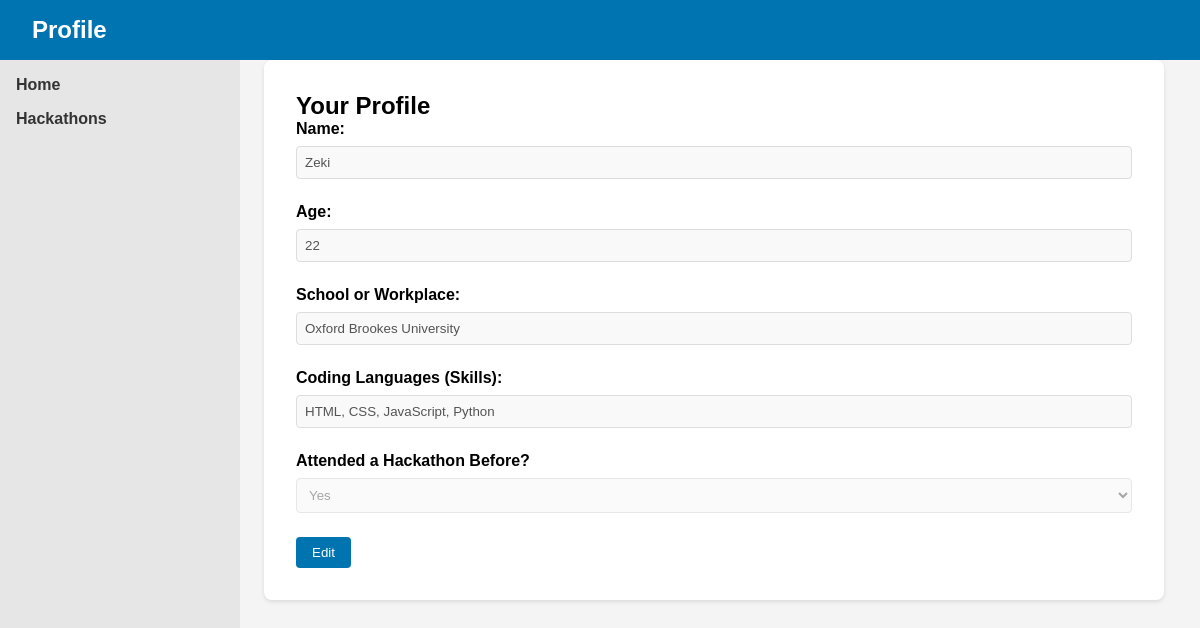
The page /profile (signed in) on the database as committed earlier.
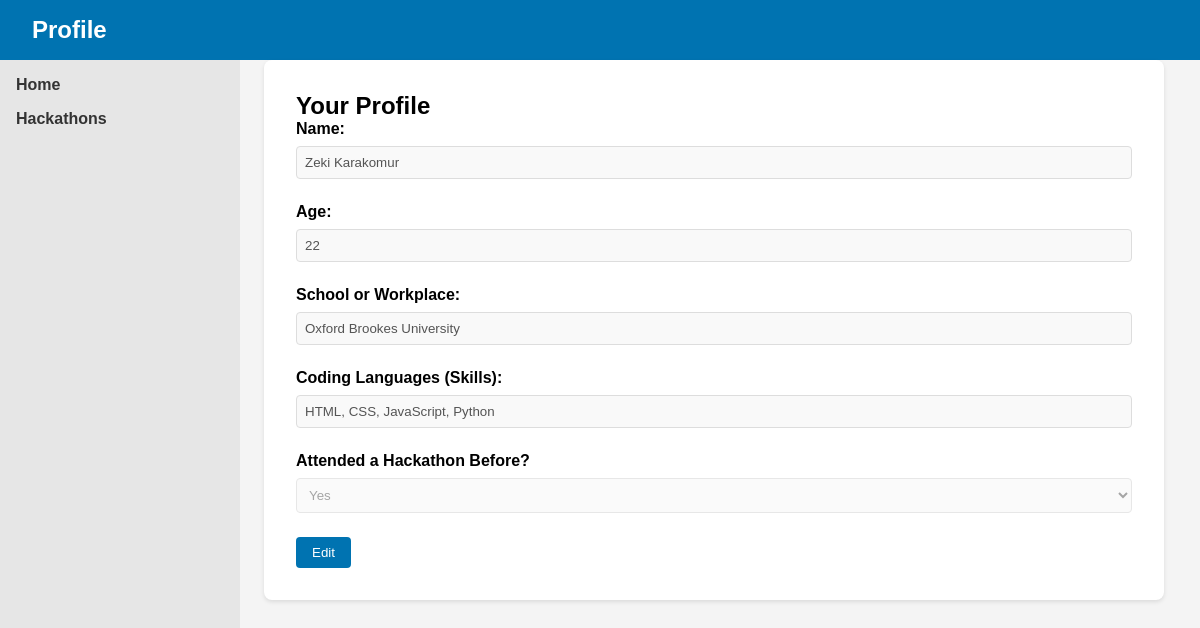
The same page on the database as committed later.
### tables this page shows
CREATE TABLE user_profiles (
    id INTEGER PRIMARY KEY AUTOINCREMENT,
    username TEXT UNIQUE,
    name TEXT,
    age INTEGER,
    school TEXT,
    skills TEXT,
    hackathon TEXT,
    FOREIGN KEY (username) REFERENCES users(username) ON DELETE CASCADE
);

### app.py (the view, shortened to what this page needs)
@app.route('/profile', methods=['GET', 'POST'])
def profile():
    if 'username' not in session:
        flash("Please log in to access your profile", "error")
        return redirect(url_for('home'))
    user_details = query_db("SELECT name, age, school, skills, hackathon FROM user_profiles WHERE username = ?", [session['username']], one=True)
    return render_template('profile.html', user_details=user_details)

### app.py (called while the page is built)
def get_db():
     db = sqlite3.connect('database.sqlite')
     db.row_factory = sqlite3.Row
     return db

def query_db(query, args=(), one=False):
     cur = get_db().execute(query, args)
     rv = cur.fetchall()
     cur.close()
     return (rv[0] if rv else None) if one else rv

### templates/profile.html (shortened to what this page needs)
<!DOCTYPE html>
<html lang="en">
<head>
    <link rel="stylesheet" href="{{ url_for('static', filename='css/profile.css') }}">
</head>
<body>
    <header>
        <div class="navbar">
            <h1>Profile</h1>
        </div>
    </header>
    <div class="container">
        <aside class="sidebar">
            <ul>
                <li><a href="/">Home</a></li>
                <li><a href="/hack">Hackathons</a></li>
            </ul>
        </aside>
        <main class="profile-content">
            <h2>Your Profile</h2>
            <form id="profileForm" method="POST">
                <div class="form-group">
                    <label for="name">Name:</label>
                    <input type="text" id="name" name="name" value="{{ user_details[0] }}" disabled>
                </div>
                <div class="form-group">
                    <label for="age">Age:</label>
                    <input type="number" id="age" name="age" value="{{ user_details[1] }}" disabled>
                </div>
                <div class="form-group">
                    <label for="school">School or Workplace:</label>
                    <input type="text" id="school" name="school" value="{{ user_details[2] }}" disabled>
                </div>
                <div class="form-group">
                    <label for="skills">Coding Languages (Skills):</label>
                    <input type="text" id="skills" name="skills" value="{{ user_details[3] }}" disabled>
                </div>
                <div class="form-group">
                    <label for="hackathon">Attended a Hackathon Before?</label>
                    <select id="hackathon" name="hackathon" disabled>
                        <option value="Yes" selected>Yes</option>
                    </select>
                </div>
                <button type="button" id="editButton" onclick="enableEdit()">Edit</button>
            </form>
        </main>
    </div>
</body>
</html>

Rows that differ between the two databases and show on the page:
changed user_profiles "Oxford Brookes University": name "Zeki" → "Zeki Karakomur"
